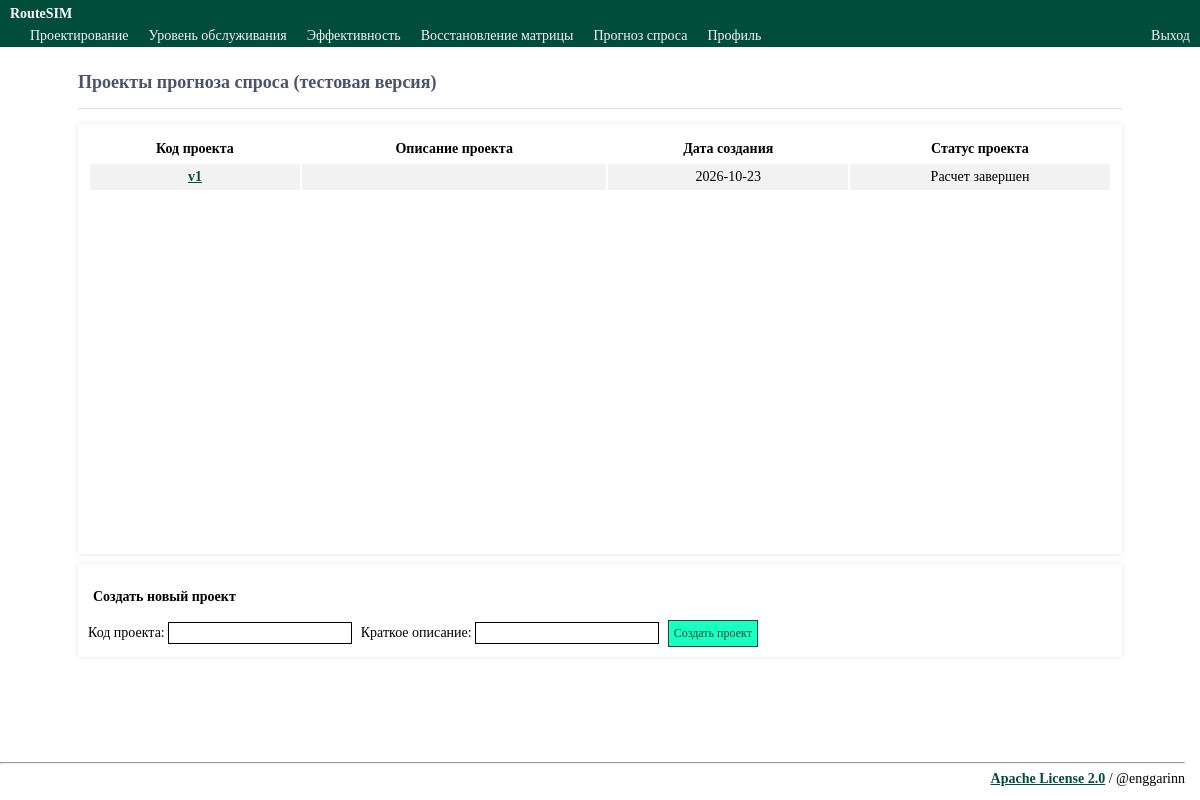
The app's page /forecast/ (signed in) with its own data.
### tables this page shows
CREATE TABLE forecast_bl_2_projects (
            id INTEGER PRIMARY KEY AUTOINCREMENT,
            username TEXT NOT NULL, proj_name TEXT NOT NULL, proj_descr TEXT NOT NULL,
            date_crt TEXT NOT NULL, status_src INTEGER NOT NULL DEFAULT 0,
            status_prj INTEGER NOT NULL DEFAULT 0, config_json TEXT,
            run_id TEXT, outcome TEXT, error_message TEXT, calculation_started_at TEXT,
            UNIQUE(username, proj_name)
        );

### forecast_routes.py (the view)
@forecast_bp.route('/', methods=['GET', 'POST'])
def projects():
    form = ProjectForm()
    if form.validate_on_submit() and _account_allowed():
        try:
            service.create_project(session['username'], form.proj_name.data, form.proj_descr.data or '')
            return redirect(url_for('forecast.upload', proj_name=form.proj_name.data))
        except (ValueError, OSError) as error:
            flash(str(error))
    return render_template('forecast_projects.html', title='Прогноз спроса', form=form,
                           rows=service.list_projects(session['username']), statuses=service.STATUS_LABELS)

### forecast_routes.py
class ProjectForm(FlaskForm):
    proj_name = StringField('Код проекта', validators=[InputRequired(), Length(min=1, max=9),
                            Regexp(r'^[\w-]+$', message='Используйте буквы, цифры, _ или -')])
    proj_descr = StringField('Описание', validators=[Length(max=150)])
    submit = SubmitField('Создать проект')

### forecast_engine/forecast_service.py (called while the page is built)
def list_projects(username):
    import models
    models.recover_stale_calculations(username)
    conn, cur = models.get_db_cur()
    try:
        return [dict(row) for row in cur.execute(
            'SELECT * FROM forecast_bl_2_projects WHERE username=? ORDER BY id DESC', (username,)
        ).fetchall()]
    finally:
        conn.close()

### forecast_routes.py (called while the page is built)
@forecast_bp.before_request
def _require_login():
    if not session.get('loggedin') or not session.get('username'):
        return redirect(url_for('login'))

### models.py (called while the page is built)
def get_db_cur():
    conn = sqlite3.connect(
        DB_PATH,
        detect_types=sqlite3.PARSE_DECLTYPES | sqlite3.PARSE_COLNAMES,
    )
    conn.row_factory = sqlite3.Row
    cur = conn.cursor()
    return conn, cur

def _calculation_project_states(cur):
    states = [
        ('los_projects', LOS_STATUS_CALCULATING, LOS_STATUS_FAILED),
        ('eff_projects', EFF_STATUS_CALCULATING, EFF_STATUS_FAILED),
        ('demand_projects', DEMAND_STATUS_CALCULATING, DEMAND_STATUS_FAILED),
        ('forecast_projects', FORECAST_STATUS_CALCULATING, FORECAST_STATUS_FAILED),
    ]
    if cur.execute("SELECT 1 FROM sqlite_master WHERE type = 'table' AND name = 'forecast_bl_projects'").fetchone():
        states.append(('forecast_bl_projects', FORECAST_STATUS_CALCULATING, FORECAST_STATUS_FAILED))
    if cur.execute("SELECT 1 FROM sqlite_master WHERE type = 'table' AND name = 'forecast_bl_2_projects'").fetchone():
        states.append(('forecast_bl_2_projects', FORECAST_STATUS_CALCULATING, FORECAST_STATUS_FAILED))
    return states

### rsim.py (called while the page is built)
@app.before_request
def before_request():
    session.permanent = True
    app.permanent_session_lifetime = timedelta(minutes=60)

### templates/forecast_projects.html (shortened to what this page needs)
{% extends 'layout.html' %}
{% block content %}
<h2>Проекты прогноза спроса (тестовая версия)</h2>
{% if rows %}
<div id="projects_table">
  <table class="table_t1" style="width:100%;">
    <tr><th>Код проекта</th><th>Описание проекта</th><th>Дата создания</th><th>Статус проекта</th></tr>
    {% for row in rows %}
    {% if row.status_prj == 3 and row.run_id %}
      {% set project_endpoint = 'forecast.result' %}
    {% elif row.status_src == 4 %}
      {% set project_endpoint = 'forecast.calculate' %}
    {% else %}
      {% set project_endpoint = 'forecast.upload' %}
    {% endif %}
    <tr>
      <td><a href="{{ url_for(project_endpoint, proj_name=row.proj_name) }}" class="tuplink">{{ row.proj_name }}</a></td>
      <td>{{ row.proj_descr }}</td>
      <td>{{ row.date_crt }}</td>
      <td>{{ statuses[row.status_prj] }}{% if row.outcome == 'PARTIAL' %} (частичный результат){% endif %}</td>
    </tr>
    {% endfor %}
  </table>
</div>
{% endif %}
<div class="form_t1">
  <form method="post">
    <p style="font-weight:bold;">Создать новый проект</p>
    {{ form.proj_name.label }}: {{ form.proj_name }}
    <label for="{{ form.proj_descr.id }}">Краткое описание:</label> {{ form.proj_descr }}
    {{ form.submit() }}
  </form>
</div>
{% endblock %}

### static/css/style.css (style rules this page uses)
* { box-sizing: border-box; font-family: Calibri; font-size: 14px; -webkit-font-smoothing: antialiased; }
html, body { margin: 0; height: 100%; }
h2 { padding-top: 10px; padding-bottom: 15px; }
.content h2 { font-size: 18px; border-bottom: 1px solid #e0e0e3; color: #4a536e; }
.content > p, .content > div { box-shadow: 0 0 5px 0 rgba(0, 0, 0, 0.1); margin: 10px 0; padding: 10px; background-color: #fff; }
.content > div p { padding: 5px; margin: 0 0 10px 0; }
.form_t1 form { flex-wrap: wrap; justify-content: left; padding-top: 10px; }
.form_t1 form input { display: inline-block; border: 1px solid black; background-color: white; color: black; padding: 2px; margin-right: 5px; font-size: 14px; }
.form_t1 form input[type="submit"] { border: 1px solid #004d39; background-color: #1affc2; color: #004d39; padding: 5px; font-size: 12px; cursor: pointer }
.table_t1 th, td { text-align: left; padding: 5px; text-align: center }
.table_t1 tr:nth-child(even) { background-color: #f2f2f2; }
.tuplink { font-weight: bold; color: #004d39; text-decoration: underline; }
#projects_table { height: 430px; overflow-y: auto; }

### records on screen
forecast_bl_2_projects: proj_name "v1", date_crt "2026-10-23", status_prj "Расчет завершен"
